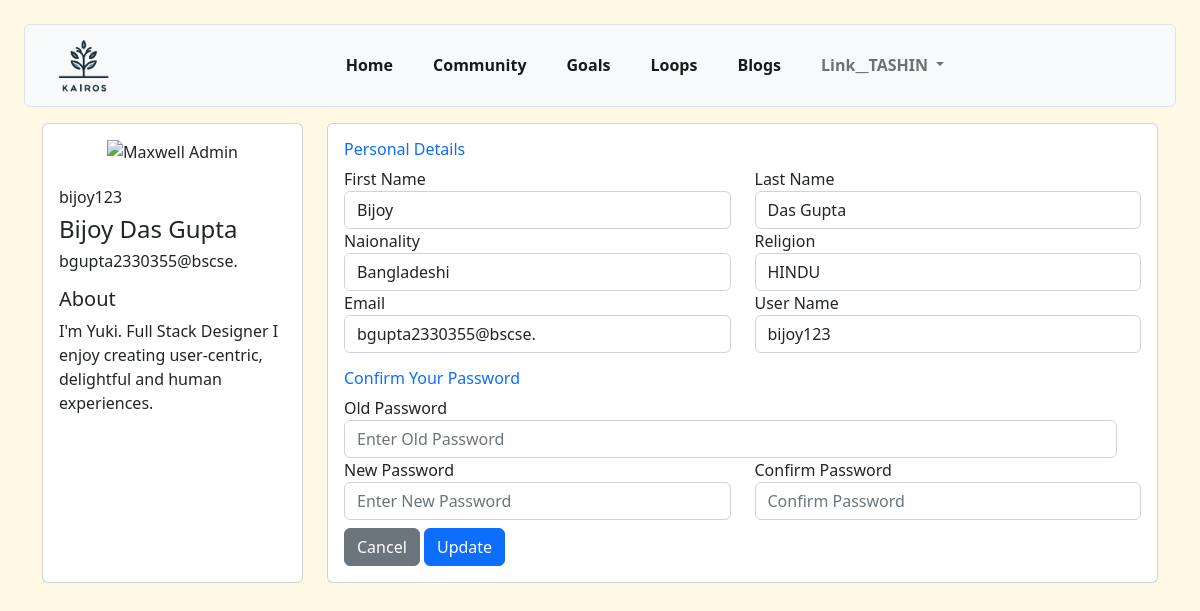
Before: /Profile/editProfile.php with the older database file.
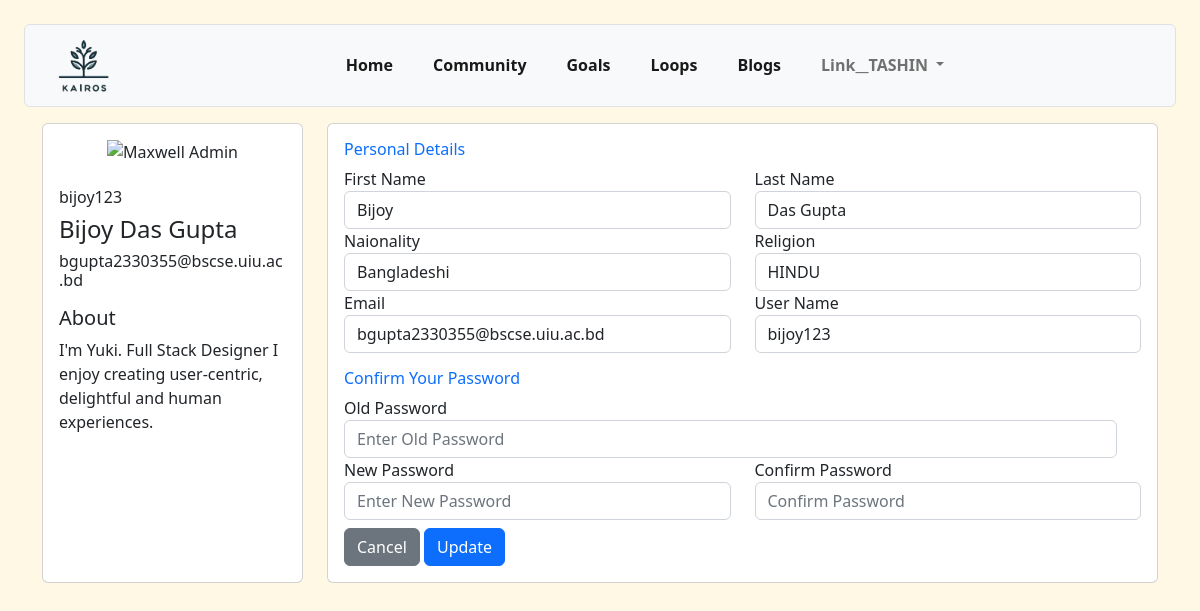
After: the same page with the newer database file.
### tables this page shows
CREATE TABLE `user_info` (
  `firstName` varchar(20) DEFAULT NULL,
  `lastName` varchar(20) DEFAULT NULL,
  `nationality` varchar(20) DEFAULT NULL,
  `userHandle` varchar(20) NOT NULL,
  `password` varchar(50) DEFAULT NULL,
  `mail` varchar(50) DEFAULT NULL,
  `religion` varchar(20) DEFAULT NULL,
  `joinDate` timestamp NOT NULL DEFAULT current_timestamp(),
  `about` varchar(500) NOT NULL
);

### Profile/editProfile.php (the view, shortened to what the changed rows need)
<?php
include('../Dashboard/connect_db.php');
$firstName = $lastName = $nationality = $religion = $mail = $userHandle = $password = $confirmPassword = '';
if (isset($_GET['userHandle'])) {
    $userHandle = mysqli_real_escape_string($conn, $_GET['userHandle']);
    $sql = "SELECT firstName, lastName, nationality,religion, mail, userHandle
            FROM user_info
            WHERE userHandle = '$userHandle'; ";
    $result =  mysqli_query($conn, $sql);
    $userInfo = mysqli_fetch_all($result);
    mysqli_free_result($resultantLabel);
    mysqli_free_result($resultantNotes);
    mysqli_close($conn);
} else {
    $userHandle = mysqli_real_escape_string($conn, 'bijoy123');
    $sql = "SELECT firstName, lastName, nationality,religion, mail, userHandle
            FROM user_info
            WHERE userHandle = '$userHandle'; ";
    $result =  mysqli_query($conn, $sql);
    $userInfo = mysqli_fetch_all($result);
    $firstName = $userInfo[0][0];
    $lastName = $userInfo[0][1];
    $nationality = $userInfo[0][2];
    $religion = $userInfo[0][3];
    $mail = $userInfo[0][4];
    $userHandle = $userInfo[0][5];
}
?>
<!DOCTYPE html>
<html lang="en">
<head>
    <link rel="stylesheet" href="editProfile.php">
    <link rel="stylesheet" href="../Dashboard/style.css">
    <link href="https://cdn.jsdelivr.net/npm/bootstrap@5.2.3/dist/css/bootstrap.min.css" rel="stylesheet">
</head>
<body>
    <?php include('/Kairos/Dashboard/navbar.php'); ?>
    <div class="container">
        <div class="row gutters">
            <div class="col-xl-3 col-lg-3 col-md-12 col-sm-12 col-12">
                <div class="card h-100">
                    <div class="card-body">
                        <div class="account-settings">
                            <div class="user-profile">
                                <div class="user-avatar d-flex justify-content-center mb-4">
                                    <img src="https://bootdey.com/img/Content/avatar/avatar7.png" alt="Maxwell Admin">
                                </div>
                                <h6 class="user-name">
                                    <?php echo htmlspecialchars($userHandle); ?>
                                </h6>
                                <h4 class="user-name">
                                    <?php echo htmlspecialchars($firstName . " " . $lastName); ?>
                                </h4>
                                <h6 class="user-email">
                                    <?php echo htmlspecialchars($mail); ?>
                                </h6>
                            </div>
                        </div>
                    </div>
                </div>
            </div>
            <div class="col-xl-9 col-lg-9 col-md-12 col-sm-12 col-12">
                <form action="editProfile.php" method="POST">
                    <div class="card h-100">
                        <div class="card-body">
                            <div class="row gutters">
                                <div class="col-xl-6 col-lg-6 col-md-6 col-sm-6 col-12">
                                    <div class="form-group">
                                        <label for="fullName">First Name</label>
                                        <input type="text" name="firstname" class="form-control" id="fullName" placeholder="First name" value="<?php echo htmlspecialchars($firstName) ?>">
                                    </div>
                                </div>
                                <div class="col-xl-6 col-lg-6 col-md-6 col-sm-6 col-12">
                                    <div class="form-group">
                                        <label for="fullName">Last Name</label>
                                        <input type="text" name="lastName" class="form-control" id="fullName" placeholder="Last name" value="<?php echo htmlspecialchars($lastName) ?>">
                                    </div>
                                </div>
                                <div class="col-xl-6 col-lg-6 col-md-6 col-sm-6 col-12">
                                    <div class="form-group">
                                        <label for="fullName">Naionality</label>
                                        <input type="text" name="nationality" class="form-control" id="fullName" placeholder="Naionality" value="<?php echo htmlspecialchars($nationality) ?>">
                                    </div>
                                </div>
                                <div class="col-xl-6 col-lg-6 col-md-6 col-sm-6 col-12">
                                    <div class="form-group">
                                        <label for="fullName">Religion</label>
                                        <input type="text" name="religion" class="form-control" id="fullName" placeholder="Religion" value="<?php echo htmlspecialchars($religion) ?>">
                                    </div>
                                </div>
                                <div class="col-xl-6 col-lg-6 col-md-6 col-sm-6 col-12">
                                    <div class="form-group">
                                        <label for="eMail">Email</label>
                                        <input type="email" name="mail" class="form-control" id="eMail" placeholder="Email" value="<?php echo htmlspecialchars($mail) ?>">
                                    </div>
                                </div>
                                <div class="col-xl-6 col-lg-6 col-md-6 col-sm-6 col-12">
                                    <div class="form-group">
                                        <label for="fullName">User Name</label>
                                        <input type="text" name="userHandle" class="form-control" id="fullName" placeholder="User Name" value="<?php echo htmlspecialchars($userHandle) ?>">
                                    </div>
                                </div>
                            </div>
                        </div>
                    </div>
                </form>
            </div>
        </div>
    </div>
</body>
</html>

Changed rows visible on the page:
changed user_info "Bijoy Das Gupta": mail "bgupta2330355@bscse." → "bgupta2330355@bscse.uiu.ac.bd"
